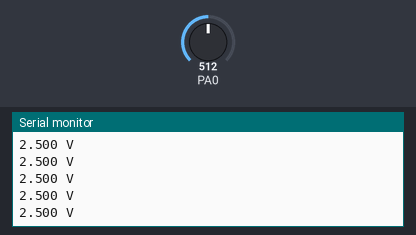
A program run on a simulated ATmega16, built with avr-gcc and emulated at 8 MHz. On the bench: the last lines printed to the serial monitor. The test bench sets the inputs (shaded band); at power-on: PA0 = 512.

Above: at 1.2 s.
1.3 s: PA0 set to 716
At 2.4 s:
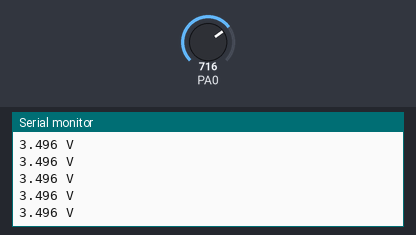
4.3 s: PA0 set to 900
At 5.2 s:
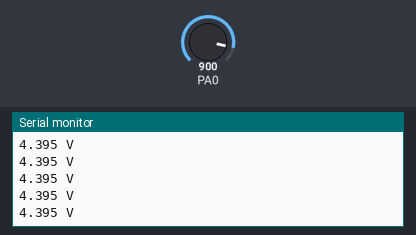
Timing chart, 0 to 7.3 s (numbered marks = the images above; inputs shaded):
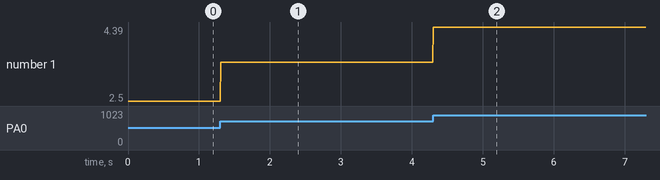

Measured:
- after the input at 1.3 s, the serial monitor: prints a new line at once (image 1)
- after the input at 4.3 s, the serial monitor: prints a new line at once (image 2)
- plotted number 1: 2.5 → 3.5 after the input at 1.3 s, 3.5 → 4.39 after the input at 4.3 s

The program:

main.c
```c
#include <avr/io.h>
#include <avr/interrupt.h>
#define F_CPU 8000000UL
#include <util/delay.h>
#include <stdio.h>
void usart_init();
void usart_transmit(char data);
char usart_receive();
void ADC_init();

int main(void)
{	unsigned char low_input,high_input;
	char string_to_print[30] ;
	int input,i;
	float ADC_input;
	ADC_init();
	usart_init();
	ADCSRA|=(1<<ADSC);
	while(1)
	{
		while( ADCSRA & (1<<ADSC) );
		low_input  = ADCL;
		high_input = ADCH;
		input = ( high_input << 8 ) | low_input;
		ADC_input = input;
		ADC_input*=5;
		ADC_input=ADC_input / 1024;
		// usart_transmit(0x30+ADC_input);
		sprintf(string_to_print,"%.3f V",ADC_input);
		i=0;
		while(string_to_print[i] != '\0'){
			usart_transmit(string_to_print[i]);
			i++;
		}
		usart_transmit('\n');
		ADCSRA|=(1<<ADSC);


	}
}


void ADC_init()
{
	ADMUX = 1<<REFS0;
	ADCSRA = (1<<ADEN)|(0<<ADIE)|(1<<ADPS2)|(1<<ADPS1)|(1<<ADPS0);
	return;
}


/*Routine: usart_init
Description:
This routine initializes the
usart as shown below.
------- INITIALIZATIONS -------
Baud rate: 9600 (Fck= 8MH)
Asynchronous mode
Transmitter on
Receiver on
Communication parameters: 8 Data ,1 Stop , no Parity */
void usart_init()
{
	UCSRA = 0x00;
	UCSRB = (1<<RXEN) | (1<<TXEN);
	UBRRH = 0x00;
	UBRRL = 51;
	UCSRC = (1<<URSEL) | (3<<UCSZ0);
}

//Function that transmits the value of DATA using USART
void usart_transmit(char data)
{
	while( !(UCSRA & (1<<UDRE)) ); //check if USART is ready to transmit else wait
	UDR = data;
	return;
}

//Function receives a byte of data through the USART
char usart_receive()
{
	while( !(UCSRA & (1<<RXC)) );
	return UDR;
}
```
